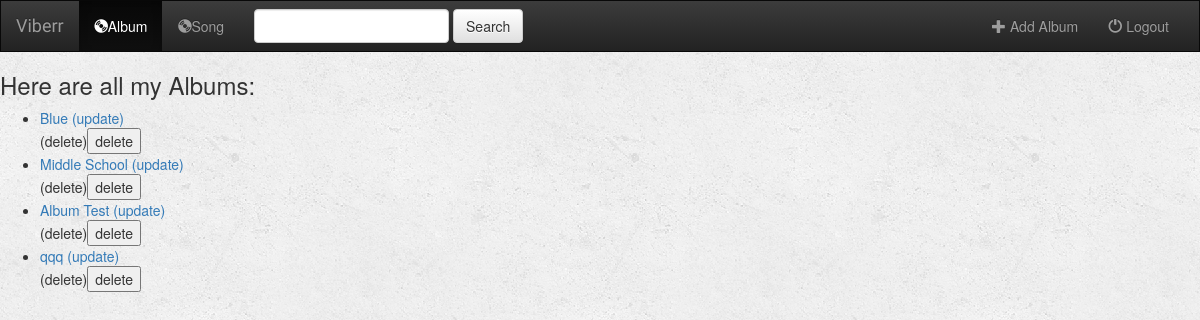
/music/, run on an earlier commit of the app's database.
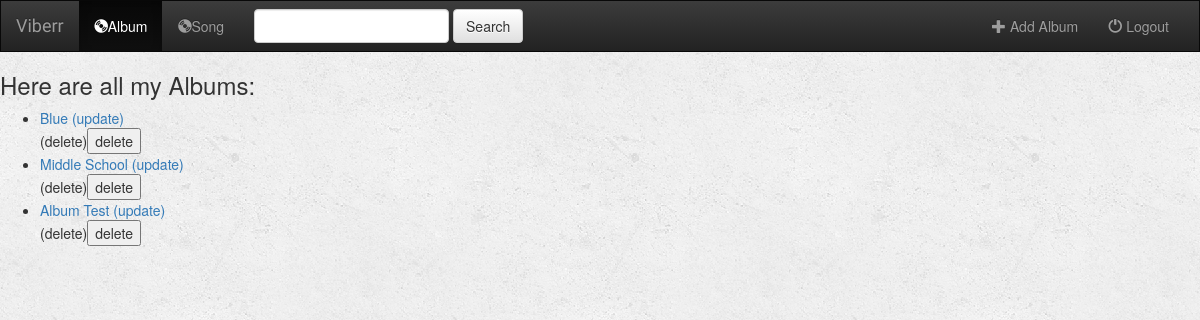
And on a later commit of the database.
### music/models.py (models this page shows, shortened)
class Album(models.Model):
    artist = models.CharField(max_length=250)
    album_title = models.CharField(max_length=500)
    genre = models.CharField(max_length=100)
    album_logo = models.FileField(max_length=1000)

### music/views.py (the view)
class IndexView(generic.ListView):
    template_name = 'music/index.html'
    context_object_name = 'all_albums'
    def get_queryset(self):
        return Album.objects.all()

### music/templates/music/index.html (shortened to what this page needs)
{% extends 'music/base.html' %}
 {% block body %}
        {% if all_albums %}
            <h3>
                Here are all my Albums:
            </h3>
            <ul>
                {% for album in all_albums %}
                <li>
                    <a href="{% url 'music:detail' album.id %}">{{ album.album_title}}</a>
                    <a href="{% url 'music:album_update' album.id %}">(update)</a>
                    <form action="{% url 'music:album_delete' album.id %}" method="post">
                        (delete)<input type="submit" value="delete" />
                    </form>
                </li>
                {% endfor %}
            </ul>
        {% else %}
            <h3>
                You don't have any albums
            </h3>
        {% endif %}
{% endblock %}

What changed in the data, as far as the page shows it:
removed Album: album_title "qqq"
